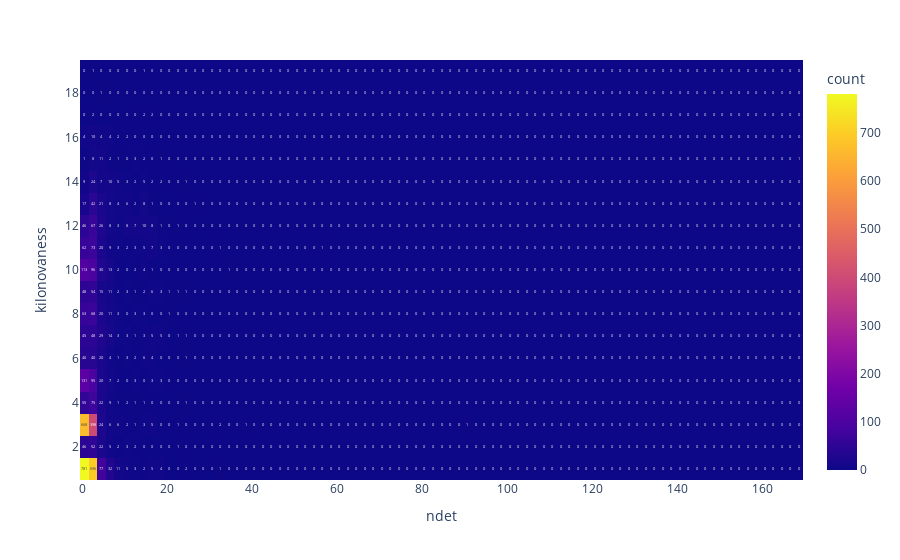

This figure's notebook cell:
### Code cell
fig = px.density_heatmap(x=total_dataframe["ndet"], y=total_dataframe["kilonovaness"], text_auto=True)
fig.update_traces(
    marker=dict(size=2,
                              line=dict(width=2,
                                        color='DarkSlateGrey')),
                  selector=dict(mode='markers'),
                  
                  )
fig.update_layout({"xaxis_title": "ndet",
                   "yaxis_title": "kilonovaness"})

fig.show()
print(len(total_dataframe["ndet"]))

### Figure 1 — Plotly figure (JSON) as saved in the notebook; plotly's stock layout.template omitted (floating-point values rounded to 4 significant figures; data arrays with more than 128 entries replaced by an {"elided": "..."} marker saying what was removed)
{"data": [{"coloraxis": "coloraxis", "hovertemplate": "x=%{x}<br>y=%{y}<br>count=%{z}<extra></extra>", "name": "", "texttemplate": "%{z}", "type": "histogram2d", "x": {"elided": "4781 int values"}, "xaxis": "x", "xbingroup": "x", "y": {"elided": "4781 int values"}, "yaxis": "y", "ybingroup": "y"}], "layout": {"coloraxis": {"colorbar": {"title": {"text": "count"}}, "colorscale": [[0, "#0d0887"], [0.1111, "#46039f"], [0.2222, "#7201a8"], [0.3333, "#9c179e"], [0.4444, "#bd3786"], [0.5556, "#d8576b"], [0.6667, "#ed7953"], [0.7778, "#fb9f3a"], [0.8889, "#fdca26"], [1, "#f0f921"]]}, "legend": {"tracegroupgap": 0}, "margin": {"t": 60}, "xaxis": {"anchor": "y", "domain": [0, 1], "title": {"text": "ndet"}}, "yaxis": {"anchor": "x", "domain": [0, 1], "title": {"text": "kilonovaness"}}}}
